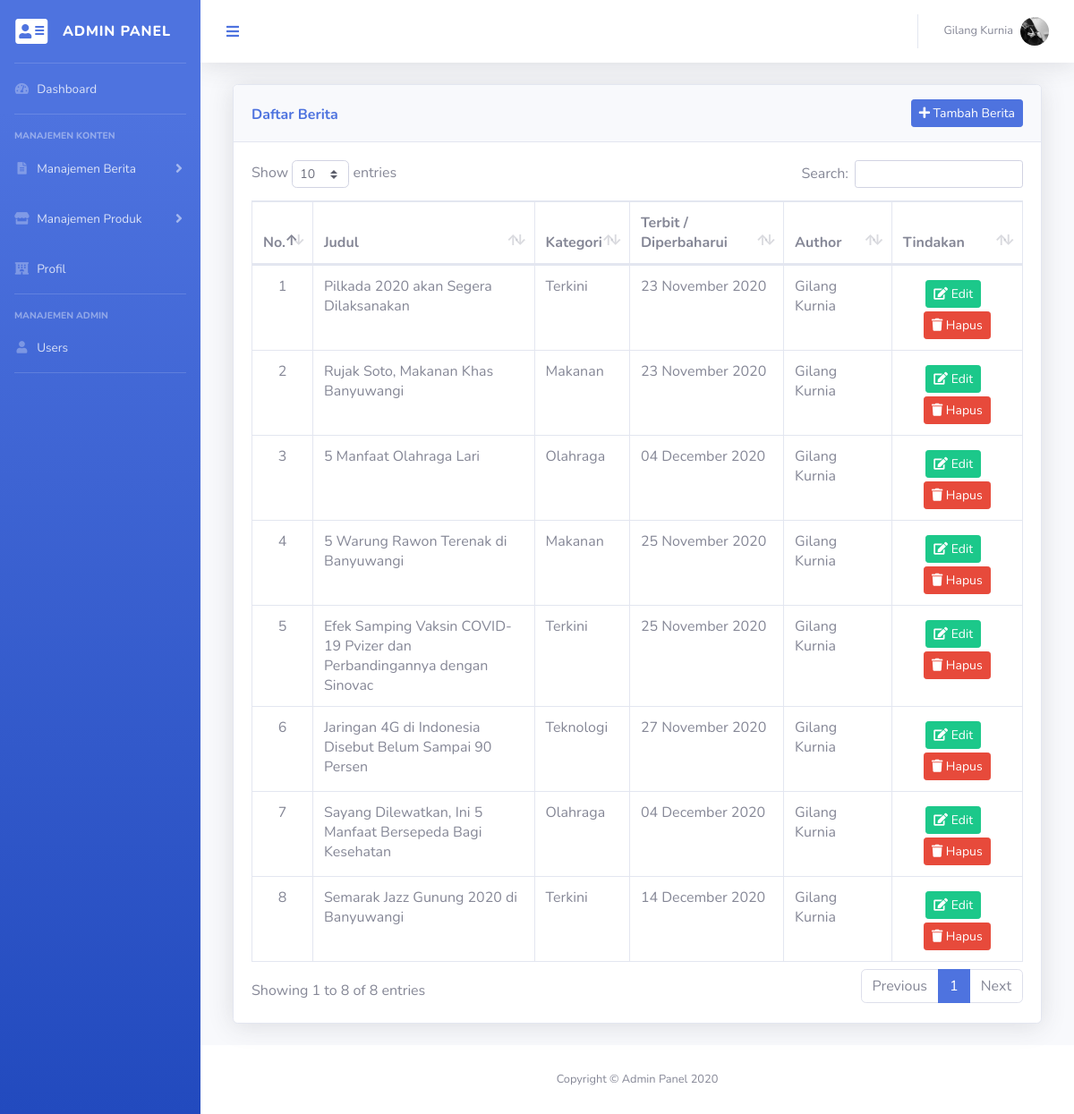
The app's page /admin/daftarberita.php (signed in) with its own data.
### tables this page shows
CREATE TABLE `berita` (
  `id` int(10) NOT NULL,
  `judul` varchar(255) NOT NULL,
  `isi` text NOT NULL,
  `kategori` varchar(50) NOT NULL,
  `gambar` varchar(64) NOT NULL,
  `teks` text NOT NULL,
  `tanggal` varchar(30) NOT NULL,
  `view` varchar(20) NOT NULL,
  `author` varchar(50) NOT NULL,
  `posttype` varchar(20) NOT NULL,
  `terbit` varchar(1) NOT NULL
);

### admin/daftarberita.php (the view, shortened to what this page needs)
<?php
include '../include/koneksi.php';
?>
<html>
<head>
	<?php include 'head.php';?>
</head>
	<?php
	include 'sidebar.php';
	include 'header.php';
	?>
                    <div class="container-fluid">
                      <div class="col-12">
                        <div class="card shadow mb-4">
                          <div class="card-header py-3">
                            <a href="tambahberita.php" class="btn btn-sm btn-primary float-right"><i class="fas fa-plus"></i> Tambah Berita</a>
                            <h6 class="m-0 font-weight-bold text-primary mt-2">Daftar Berita</h6>
                          </div>
                          <div class="card-body">
                            <div class="table-responsive">
                              <table class="table table-bordered" id="dataTable" cellspacing="0">
                                    <thead>
                                      <tr>
                                        <th width="1%">No.</th>
                                        <th>Judul</th>
                                        <th>Kategori</th>
                                        <th width="20%">Terbit / Diperbaharui</th>
                                        <th width="14%">Author</th>
                                        <th width="17%">Tindakan</th>
                                      </tr>
                                    </thead>
                                      <?php
                                          $i=1;
                                          $sql=mysqli_query($connect,"SELECT * FROM berita");
                                          while ($data = mysqli_fetch_array($sql)) {
                                      ?>
                                      <tr>
                                        <td align="center"><?php echo $i ?></td>
                                        <td><?php echo $data['judul'] ?></td>
                                        <td><?php echo $data['kategori'] ?></td>
                                        <td><?php echo $data['tanggal'] ?></td>
                                        <td><?php echo $data['author'] ?></td>
                                        <td align="center"><a href="editberita.php?id=<?php echo $data['id']?>" class="btn btn-sm btn-success mt-1"><i class="fas fa-edit"></i> Edit</a> &nbsp;<a onclick="return confirm('Apa Anda Yakin?')"
                        href="hapusberita.php?id=<?php echo $data['id']?>" class="btn btn-sm btn-danger mt-1"><i class="fas fa-trash"></i> Hapus</a></td>
                                      </tr>
                                    <?php $i++;}?>
                                </table>
                              </div>
                            </div>
                          </div>
                        </div>
                      </div>
                    </div>
	<?php include 'footer.php';
  ?>
</body>
</html>

### admin/head.php (shortened to what this page needs)
<link href="../vendor/fontawesome-free/css/all.min.css" rel="stylesheet" type="text/css">
<link href="../css/sb-admin-2.min.css" rel="stylesheet">
<link href="../vendor/datatables/dataTables.bootstrap4.min.css" rel="stylesheet">

### admin/sidebar.php (shortened to what this page needs)
<body id="page-top">
  <div id="wrapper">
    <ul class="navbar-nav bg-gradient-primary sidebar sidebar-dark accordion" id="accordionSidebar">
      <a class="sidebar-brand d-flex align-items-center justify-content-center" href="beranda.php">
        <div class="sidebar-brand-icon">
          <i class="fas fa-address-card"></i>
        </div>
        <div class="sidebar-brand-text mx-3">Admin Panel</div>
      </a>
      <hr class="sidebar-divider my-0">
      <li class="nav-item">
        <a class="nav-link" href="beranda.php">
          <i class="fas fa-fw fa-tachometer-alt"></i>
          <span>Dashboard</span></a>
      </li>
      <hr class="sidebar-divider">
      <div class="sidebar-heading">
        Manajemen Konten
      </div>
      <li class="nav-item">
        <a class="nav-link collapsed" href="#" data-toggle="collapse" data-target="#collapseTwo" aria-expanded="true" aria-controls="collapseTwo">
          <i class="fas fa-fw fa-file-alt"></i>
          <span>Manajemen Berita</span>
        </a>
      </li>
      <li class="nav-item">
        <a class="nav-link collapsed" href="#" data-toggle="collapse" data-target="#collapseUtilities" aria-expanded="true" aria-controls="collapseUtilities">
          <i class="fas fa-fw fa-store"></i>
          <span> Manajemen Produk</span>
        </a>
      </li>
      <li class="nav-item">
        <a class="nav-link" href="daftarprofil.php">
          <i class="fas fa-fw fa-hotel"></i>
          <span> Profil</span>
        </a>
      </li>
      <hr class="sidebar-divider">
      <div class="sidebar-heading">
        Manajemen Admin
      </div>
      <li class="nav-item">
        <a class="nav-link" href="daftaruser.php">
          <i class="fas fa-fw fa-user"></i>
          <span>Users</span>
        </a>
      </li>
      <hr class="sidebar-divider d-none d-md-block">
    </ul>

### admin/header.php (shortened to what this page needs)
<div id="content-wrapper" class="d-flex flex-column">
      <div id="content">
        <nav class="navbar navbar-expand navbar-light bg-white topbar mb-4 static-top shadow">
          <button id="sidebarToggleTop" class="btn btn-link rounded-circle mr-3">
            <i class="fa fa-bars"></i>
          </button>
          <ul class="navbar-nav ml-auto">
            <li class="nav-item dropdown no-arrow">
              <a class="nav-link dropdown-toggle" href="#" id="userDropdown" role="button" data-toggle="dropdown" aria-haspopup="true" aria-expanded="false">
                <span class="mr-2 d-none d-lg-inline text-gray-600 small"><?php echo "".$_SESSION['loginadminnama'].""?></span>
                <img class="img-profile rounded-circle" src="../images/<?php echo "".$_SESSION['loginadmingambar'].""?>">
              </a>
            </li>
          </ul>
        </nav>

### admin/footer.php (shortened to what this page needs)
    <footer class="sticky-footer bg-white">
      <div class="container my-auto">
        <div class="copyright text-center my-auto">
          <span>Copyright &copy; Admin Panel 2020</span>
        </div>
      </div>
    </footer>
  </div>
</div>

### records on screen
berita: judul "Pilkada 2020 akan Segera Dilaksanakan", kategori "Terkini", tanggal "23 November 2020", author "Gilang Kurnia"
berita: judul "Rujak Soto, Makanan Khas Banyuwangi", kategori "Makanan", tanggal "23 November 2020", author "Gilang Kurnia"
berita: judul "5 Manfaat Olahraga Lari", kategori "Olahraga", tanggal "04 December 2020", author "Gilang Kurnia"
berita: judul "5 Warung Rawon Terenak di Banyuwangi", kategori "Makanan", tanggal "25 November 2020", author "Gilang Kurnia"
berita: judul "Efek Samping Vaksin COVID-19 Pvizer dan Perbandingannya dengan Sinovac", kategori "Terkini", tanggal "25 November 2020", author "Gilang Kurnia"
berita: judul "Jaringan 4G di Indonesia Disebut Belum Sampai 90 Persen", kategori "Teknologi", tanggal "27 November 2020", author "Gilang Kurnia"
berita: judul "Sayang Dilewatkan, Ini 5 Manfaat Bersepeda Bagi Kesehatan", kategori "Olahraga", tanggal "04 December 2020", author "Gilang Kurnia"
berita: judul "Semarak Jazz Gunung 2020 di Banyuwangi", kategori "Terkini", tanggal "14 December 2020", author "Gilang Kurnia"

### other values on screen
$_SESSION['loginadminnama'] "Gilang Kurnia"
